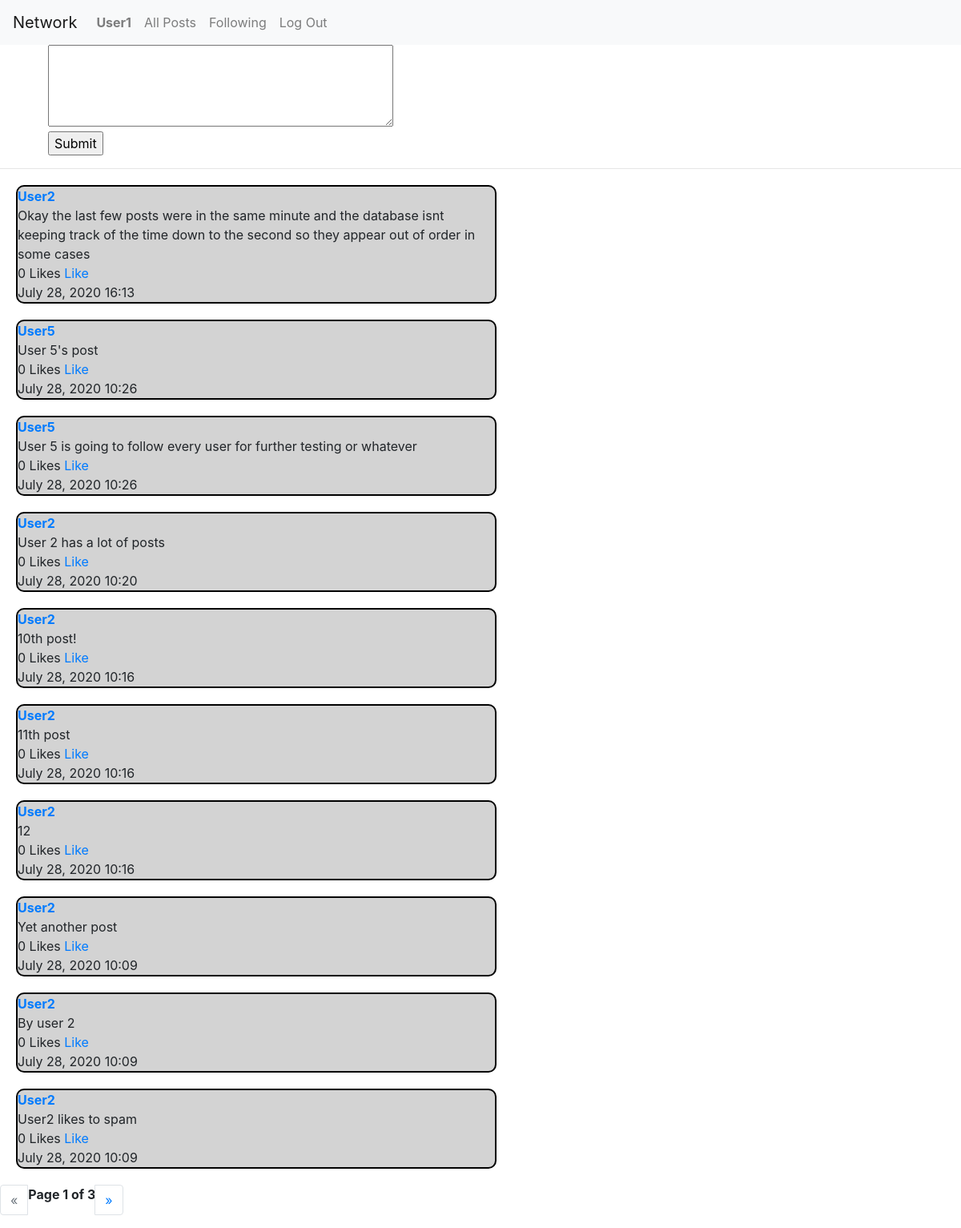
The page / (signed in) on the database its author committed.
### network/models.py (models this page shows, shortened)
class User(AbstractUser):
    pass

class Post(models.Model):
    user = models.ForeignKey(User, on_delete=models.CASCADE, related_name="auth")
    post = models.CharField(max_length = 140)
    likes = models.IntegerField(default=0, blank=True, null=True)
    time = models.CharField(max_length = 40, null=True)
    class Meta:
        ordering = ['-time']

### network/views.py (the view, shortened to what this page needs)
# urls.py: path("", views.index, name="index"),
def index(request):
    msg = "please log in"
    posts = Post.objects.all()
    paginator = Paginator(posts, 10)
    page = request.GET.get('page')
    posts = paginator.get_page(page)
    return render(request, "network/index.html", {
    "posts": posts,
    "msg": msg
    })

### network/templates/network/index.html (shortened to what this page needs)
{% extends "network/layout.html" %}
{% block body %}
{% if user.is_authenticated %}
  <div class="new_post" style="margin-left: 5%;">
    <form class="" action="" method="post">
      <textarea name="post" rows="4" cols="40" required></textarea>
      <br>
      <input type="submit" name="" value="Submit">
    </form>
  </div>
  <hr>
  <div class="">
    {% for post in posts %}
      <div class="post">
        <a href="{% url 'profile' username=post.user %}"><strong>{{ post.user }}</strong></a>
        <br>
        {{ post.post }}
        <br>
        <div class="like">
          {{ post.likes }} Likes
          <a href=""class="likes">Like</a>
        </div>
        {{ post.time }}
      </div>
    {% endfor %}
  </div>
{% else %}
{{ msg }}
{% endif %}
{% endblock %}

### network/templates/network/layout.html (shortened to what this page needs)
{% load static %}
<!DOCTYPE html>
<html lang="en">
    <head>
        <link rel="stylesheet" href="https://stackpath.bootstrapcdn.com/bootstrap/4.4.1/css/bootstrap.min.css">
        <link href="{% static 'network/styles.css' %}" rel="stylesheet">
    </head>
    <body>
        <nav class="navbar navbar-expand-lg navbar-light bg-light">
            <a class="navbar-brand" href="#">Network</a>
            <div>
              <ul class="navbar-nav mr-auto">
                {% if user.is_authenticated %}
                    <li class="nav-item">
                        <a class="nav-link" href="{{ user.username }}"><strong>{{ user.username }}</strong></a>
                    </li>
                {% endif %}
                <li class="nav-item">
                  <a class="nav-link" href="{% url 'index' %}">All Posts</a>
                </li>
                {% if user.is_authenticated %}
                    <li class="nav-item">
                        <a class="nav-link" href="{% url 'following' %}">Following</a>
                    </li>
                    <li class="nav-item">
                        <a class="nav-link" href="{% url 'logout' %}">Log Out</a>
                    </li>
                {% endif %}
              </ul>
            </div>
          </nav>
        <div class="body">
            {% block body %}
            {% endblock %}
            {% if user.is_authenticated %}
            {% if posts %}
          <nav aria-label="Page navigation">
            <ul class="pagination">
              {% if posts.has_previous %}
              <li class="page-item">
              <a class="page-link " href="?page={{ posts.previous_page_number }}" aria-label="Previous">
              {% else %}
              <li class="page-item disabled">
              <a class="page-link " href="" aria-label="Previous">
              {% endif %}
                <span aria-hidden="true">&laquo;</span>
              </a>
            </li>
            <strong>Page {{ posts.number }} of {{ posts.paginator.num_pages }}</strong>
            {% if posts.has_next %}
            <li class="page-item">
              <a class="page-link" href="?page={{ posts.next_page_number }}" aria-label="Next">
            {% else %}
            <li class="page-item disabled">
              <a class="page-link" href="" aria-label="Next">
            {% endif %}
                <span aria-hidden="true">&raquo;</span>
              </a>
            </li>
          </ul>
        </nav>
        {% endif %}
        {% endif %}
        </div>
    </body>
</html>

### network/static/network/styles.css (style rules this page uses)
.post { background-color: lightgrey; border: 2px solid black; border-radius: 10px; margin: 20px; width: 50%; }

### rows shown on the page
User: username "User1"
Post: user "User2", post "Okay the last few posts were in the same minute and the database isnt keeping track of the time down to the second so they appear out of order in some cases", likes "0", time "July 28, 2020 16:13"
Post: user "User5", post "User 5's post", likes "0", time "July 28, 2020 10:26"
Post: user "User5", post "User 5 is going to follow every user for further testing or whatever", likes "0", time "July 28, 2020 10:26"
Post: user "User2", post "User 2 has a lot of posts", likes "0", time "July 28, 2020 10:20"
Post: user "User2", post "10th post!", likes "0", time "July 28, 2020 10:16"
Post: user "User2", post "11th post", likes "0", time "July 28, 2020 10:16"
Post: user "User2", post "12", likes "0", time "July 28, 2020 10:16"
Post: user "User2", post "Yet another post", likes "0", time "July 28, 2020 10:09"
Post: user "User2", post "By user 2", likes "0", time "July 28, 2020 10:09"
Post: user "User2", post "User2 likes to spam", likes "0", time "July 28, 2020 10:09"

### other values the page prints
{{ posts.number }} "1"
{{ posts.paginator.num_pages }} "3"
